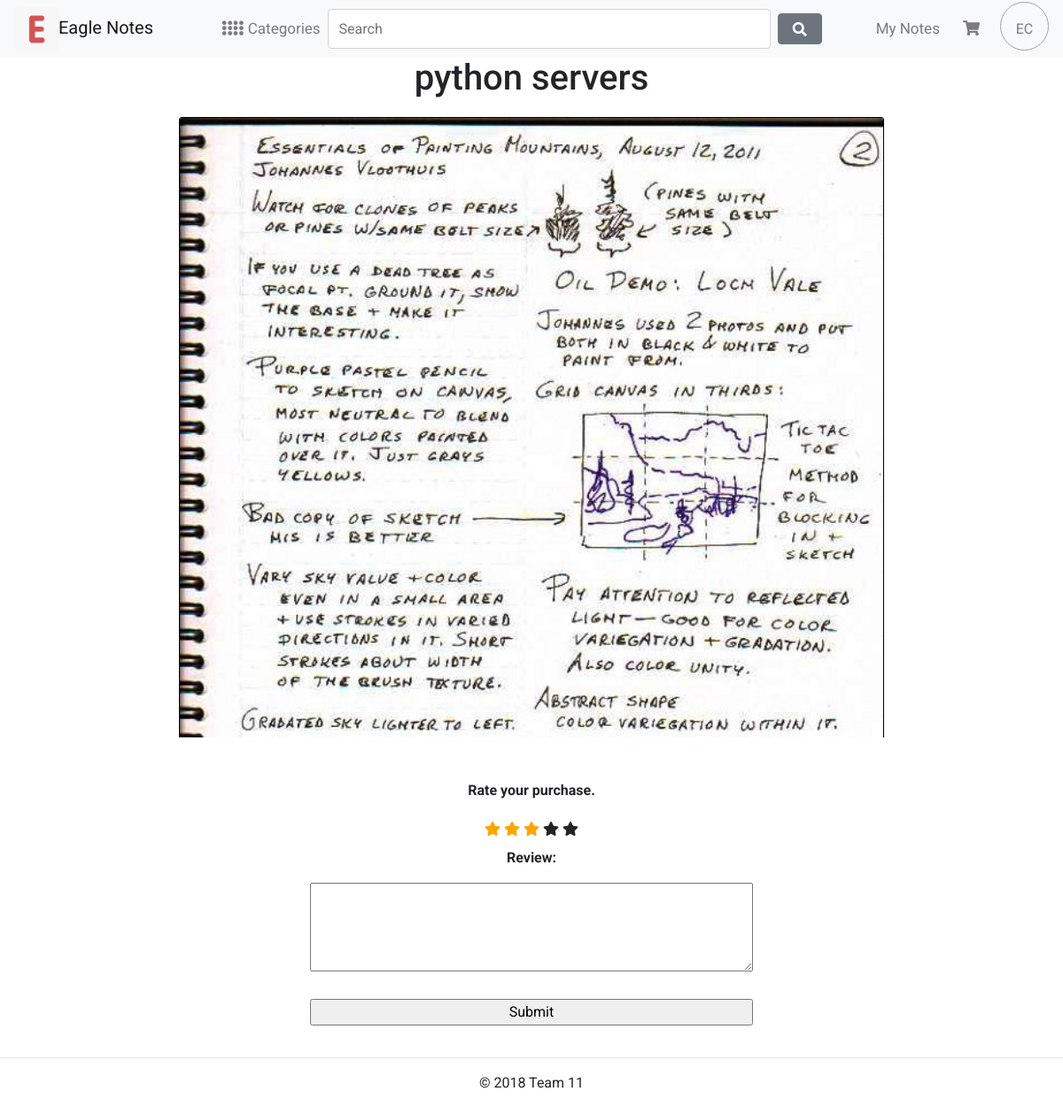
The app's page /mynotes/3/ with its own data.
### market/models.py (models this page shows, shortened)
class Notes(models.Model):
    note_name = models.CharField(max_length=60, unique = True)
    slug = models.SlugField(max_length=80,unique= True)
    note_summary = models.TextField(blank=True)
    category = models.ForeignKey(Category, on_delete=models.CASCADE)
    note_price = models.DecimalField(max_digits =10, decimal_places = 2)
    note_snippet = models.ImageField(upload_to = 'Notes', blank = True)
    note_image1 = models.ImageField(upload_to = 'Notes', blank = True)
    note_image2 = models.ImageField(upload_to = 'Notes', blank = True)
    note_image3 = models.ImageField(upload_to = 'Notes', blank = True)
    note_date_created = models.DateTimeField(auto_now_add=True)
    note_updated= models.DateTimeField(auto_now= True)
    note_times_purchased = models.IntegerField(default=0)
    ratings = models.DecimalField(max_digits =3, decimal_places = 1)
    note_uploader_user = models.CharField(max_length=60)
    class Meta:
        ordering = ('note_name',)
        verbose_name = 'note'
        verbose_name_plural = 'notes'

### mynotes/views.py (the view)
# urls.py: path('<int:mynotes_id>/', views.selected_note, name = 'selected_note'),
def selected_note(request, mynotes_id):
    note = Notes.objects.get(id=mynotes_id)
    return render(request, 'mynotes/notes_collection.html', {'selected_note':'selected_note', 'note':note})

### mynotes/templates/mynotes/notes_collection.html (shortened to what this page needs)
{% extends "base.html" %}
{% load staticfiles %}
{%block content%}
    <div class="row">
        <div class="col-1">
        </div>
        <div class="col-10">
            <h1 class="text-center">{{note.note_name}}</h1>
            <div class="center_picture" style="overflow: scroll; width: 80%;">
                <img class="card-img-top" src="{{note.note_image1.url}}" alt="Card image cap" style="max-height:1100px; border:1px solid black;">
            </div>
            <br>
            <br>
            <p class="text-center" style="font-weight: bold;">Rate your purchase.</p>
            <div class="center_stars">
                <span class="fa fa-star checked"></span>
                <span class="fa fa-star checked"></span>
                <span class="fa fa-star checked"></span>
                <span class="fa fa-star"></span>
                <span class="fa fa-star"></span>
            </div>
              <form action="" style="text-align: center;">
                  <p class="mt-2" style="font-weight: bold;">Review: </p>
                  <textarea class="text_size" style="height: 100px; width: 500px;" type="text" name="review"></textarea><br><br>
                  <input type="submit" style="width: 500px; margin-bottom: 20px" value="Submit">
              </form>
        </div>
        <div class="col-1">
        </div>
    </div>
{%endblock%}

### ntc/static/css/custom.css (style rules this page uses)
body { font-family: 'Roboto', sans-serif; }

### ntc/static/css/notes.css (style rules this page uses)
.center_picture { display: block; margin-left: auto; margin-right: auto; width: 70%; margin-top: 20px; height: 700px; width: 900px; }
.center_stars { display: block; text-align: center; width: 100%; margin-top: 20px; }
.checked { color: orange; }

### records on screen
Notes: note_name "python servers", note_image1 (picture)
